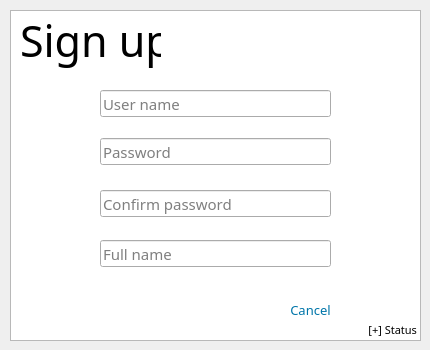
<?xml version="1.0" encoding="UTF-8"?>
<ui version="4.0">
 <class>SignUp</class>
 <widget class="QDialog" name="SignUp">
  <property name="geometry">
   <rect>
    <x>0</x>
    <y>0</y>
    <width>430</width>
    <height>350</height>
   </rect>
  </property>
  <property name="windowTitle">
   <string>Sign up</string>
  </property>
  <widget class="QLabel" name="label_logo">
   <property name="geometry">
    <rect>
     <x>20</x>
     <y>10</y>
     <width>141</width>
     <height>61</height>
    </rect>
   </property>
   <property name="font">
    <font>
     <family>Noto Sans T Chinese Thin</family>
     <pointsize>32</pointsize>
     <weight>50</weight>
     <bold>false</bold>
    </font>
   </property>
   <property name="text">
    <string>Sign up</string>
   </property>
  </widget>
  <widget class="QPushButton" name="btn_signUp_conf">
   <property name="enabled">
    <bool>true</bool>
   </property>
   <property name="geometry">
    <rect>
     <x>100</x>
     <y>290</y>
     <width>75</width>
     <height>31</height>
    </rect>
   </property>
   <property name="font">
    <font>
     <family>Noto Sans T Chinese Medium</family>
     <pointsize>12</pointsize>
    </font>
   </property>
   <property name="cursor">
    <cursorShape>PointingHandCursor</cursorShape>
   </property>
   <property name="styleSheet">
    <string notr="true">#btn_signUp_conf {
background-color: transparent;
border-image: url(:img/btn_signUp);
background: none;
border: none;
background-repeat: none;
}
</string>
   </property>
   <property name="text">
    <string/>
   </property>
   <property name="autoDefault">
    <bool>false</bool>
   </property>
   <property name="flat">
    <bool>false</bool>
   </property>
  </widget>
  <widget class="QLineEdit" name="lE_password">
   <property name="geometry">
    <rect>
     <x>100</x>
     <y>138</y>
     <width>231</width>
     <height>27</height>
    </rect>
   </property>
   <property name="font">
    <font>
     <family>Noto Sans T Chinese Medium</family>
     <pointsize>11</pointsize>
    </font>
   </property>
   <property name="echoMode">
    <enum>QLineEdit::Password</enum>
   </property>
   <property name="placeholderText">
    <string>Password</string>
   </property>
  </widget>
  <widget class="QLineEdit" name="lE_userName">
   <property name="geometry">
    <rect>
     <x>100</x>
     <y>90</y>
     <width>231</width>
     <height>27</height>
    </rect>
   </property>
   <property name="font">
    <font>
     <family>Noto Sans T Chinese Medium</family>
     <pointsize>11</pointsize>
    </font>
   </property>
   <property name="placeholderText">
    <string>User name</string>
   </property>
  </widget>
  <widget class="QGraphicsView" name="graphicsView">
   <property name="geometry">
    <rect>
     <x>10</x>
     <y>10</y>
     <width>411</width>
     <height>331</height>
    </rect>
   </property>
   <property name="cursor" stdset="0">
    <cursorShape>ArrowCursor</cursorShape>
   </property>
  </widget>
  <widget class="QLineEdit" name="lE_password_conf">
   <property name="geometry">
    <rect>
     <x>100</x>
     <y>190</y>
     <width>231</width>
     <height>27</height>
    </rect>
   </property>
   <property name="font">
    <font>
     <family>Noto Sans T Chinese Medium</family>
     <pointsize>11</pointsize>
    </font>
   </property>
   <property name="echoMode">
    <enum>QLineEdit::Password</enum>
   </property>
   <property name="placeholderText">
    <string>Confirm password</string>
   </property>
  </widget>
  <widget class="QLineEdit" name="lE_fullName">
   <property name="geometry">
    <rect>
     <x>100</x>
     <y>240</y>
     <width>231</width>
     <height>27</height>
    </rect>
   </property>
   <property name="font">
    <font>
     <family>Noto Sans T Chinese Medium</family>
     <pointsize>11</pointsize>
    </font>
   </property>
   <property name="placeholderText">
    <string>Full name</string>
   </property>
  </widget>
  <widget class="QPushButton" name="btn_cancel">
   <property name="geometry">
    <rect>
     <x>280</x>
     <y>300</y>
     <width>61</width>
     <height>20</height>
    </rect>
   </property>
   <property name="font">
    <font>
     <family>Noto Sans T Chinese Medium</family>
     <pointsize>10</pointsize>
    </font>
   </property>
   <property name="cursor">
    <cursorShape>PointingHandCursor</cursorShape>
   </property>
   <property name="styleSheet">
    <string notr="true">#btn_cancel {
	color: rgb(0, 117, 169);
background-color: transparent;
background: none;
border: none;
background-repeat: none;
}</string>
   </property>
   <property name="text">
    <string>Cancel</string>
   </property>
  </widget>
  <widget class="QLabel" name="label_status">
   <property name="geometry">
    <rect>
     <x>306</x>
     <y>309</y>
     <width>111</width>
     <height>41</height>
    </rect>
   </property>
   <property name="font">
    <font>
     <family>Noto Sans T Chinese Medium</family>
     <pointsize>8</pointsize>
    </font>
   </property>
   <property name="text">
    <string>[+] Status</string>
   </property>
   <property name="alignment">
    <set>Qt::AlignRight|Qt::AlignTrailing|Qt::AlignVCenter</set>
   </property>
  </widget>
  <zorder>graphicsView</zorder>
  <zorder>label_logo</zorder>
  <zorder>btn_signUp_conf</zorder>
  <zorder>lE_password</zorder>
  <zorder>lE_userName</zorder>
  <zorder>lE_password_conf</zorder>
  <zorder>lE_fullName</zorder>
  <zorder>btn_cancel</zorder>
  <zorder>label_status</zorder>
 </widget>
 <resources/>
 <connections/>
</ui>
